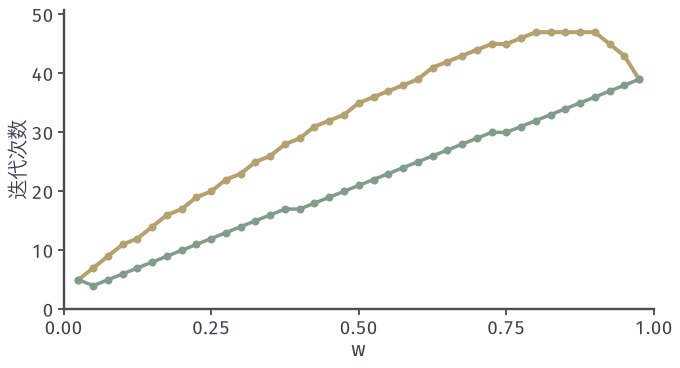

Python code for this plot:
from pathlib import Path
import sys
sys.path.insert(0, str(Path(__file__).resolve().parents[1]/"moo-common"))
from moo_fig import *
HERE = Path(__file__).resolve().parent
# Gradient descent iterations on each weighted subproblem, cold start at (0,2), tolerance 1e-3 versus warm start from the previous solution.
W = np.arange(1, 40)/40
def solve(w, x0, tol=1e-3):
    x = np.array(x0, float); L = max(1., 9*w+1-w); k = 0
    while True:
        g1, g2 = gm(x); g = w*g1+(1-w)*g2
        if np.linalg.norm(g) <= tol: return x, k
        x = x-g/L; k += 1
cold = [solve(w, (0, 2))[1] for w in W]; warm = []; x = np.array([0., 2.])
for w in W:
    x, k = solve(w, x); warm.append(k)
fig, ax = figure(width_mm=96, height_mm=52)
setup(ax, (0, 1), (0, max(cold)*1.08), [0, .25, .5, .75, 1], None, '$w$', '迭代次数')
ax.plot(W, cold, 'o-', color=YELLOW, lw=1.6, ms=3.2, mew=0); ax.plot(W, warm, 'o-', color=GREEN, lw=1.4, ms=3.2, mew=0)
save(fig, HERE, 'figure', {'cold_total': int(sum(cold)), 'warm_total': int(sum(warm))}); print(sum(cold), sum(warm), cold[:3], warm[:3])
